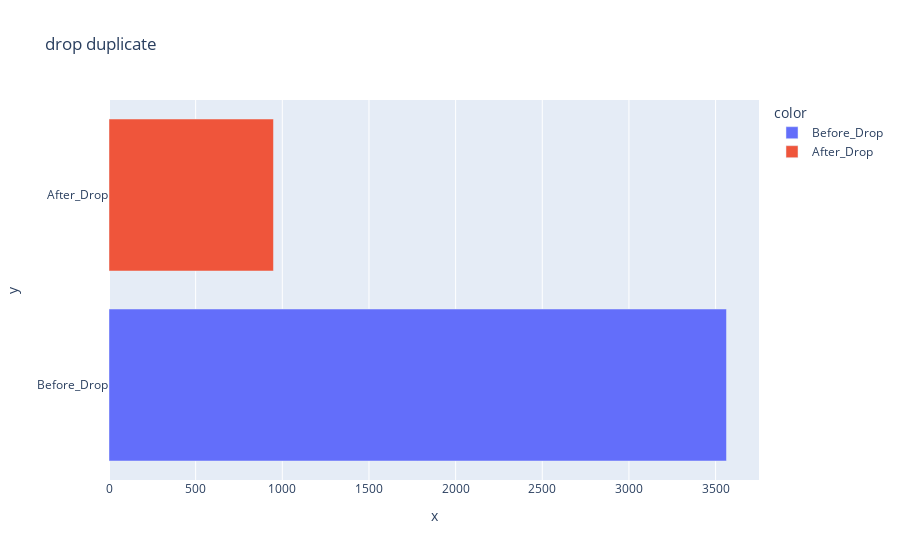

This figure's notebook cell:
### Markdown cell above
### Step2 Remove Null and duplicate value

### Code cell
#drop duplicate songs
before = len(combined_df)
combined_df = combined_df.drop_duplicates(subset = 'track_name')
after = len(combined_df)
data  = [before, after]
col  = ['Before_Drop', 'After_Drop']
fig = px.bar(x= data,y = col, title = 'drop duplicate', color = col)
fig.show()
print('before drop: ',  before, '\nafter drop: ', after)

### Figure 1 — Plotly figure (JSON) as saved in the notebook; plotly's stock layout.template omitted (floating-point values rounded to 4 significant figures)
{"data": [{"alignmentgroup": "True", "hovertemplate": "color=Before_Drop<br>x=%{x}<br>y=%{y}<extra></extra>", "legendgroup": "Before_Drop", "marker": {"color": "#636efa", "pattern": {"shape": ""}}, "name": "Before_Drop", "offsetgroup": "Before_Drop", "orientation": "h", "showlegend": true, "textposition": "auto", "type": "bar", "x": [3563], "xaxis": "x", "y": ["Before_Drop"], "yaxis": "y"}, {"alignmentgroup": "True", "hovertemplate": "color=After_Drop<br>x=%{x}<br>y=%{y}<extra></extra>", "legendgroup": "After_Drop", "marker": {"color": "#EF553B", "pattern": {"shape": ""}}, "name": "After_Drop", "offsetgroup": "After_Drop", "orientation": "h", "showlegend": true, "textposition": "auto", "type": "bar", "x": [949], "xaxis": "x", "y": ["After_Drop"], "yaxis": "y"}], "layout": {"barmode": "relative", "legend": {"title": {"text": "color"}, "tracegroupgap": 0}, "title": {"text": "drop duplicate"}, "xaxis": {"anchor": "y", "domain": [0, 1], "title": {"text": "x"}}, "yaxis": {"anchor": "x", "domain": [0, 1], "title": {"text": "y"}}}}
